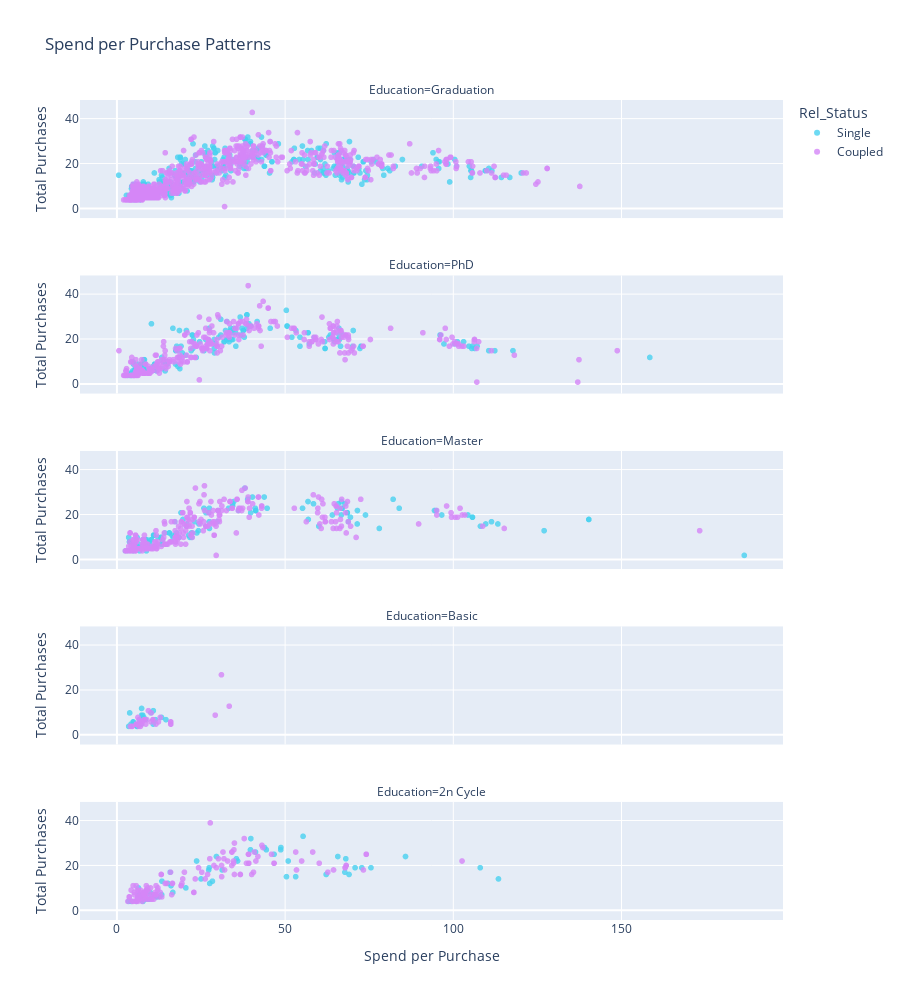

The notebook cell this image was saved under:
### Code cell
color_sequence = ['#48d1f0', '#d586f7']
fig = px.scatter(data_frame=df, x='SpendPerPurchase', y='TotalPurchases', color='Rel_Status', color_discrete_sequence=color_sequence, opacity=0.8, facet_col='Education', facet_col_wrap=1, height=1000,
                 labels={
                     'SpendPerPurchase': 'Spend per Purchase',
                     'TotalPurchases': 'Total Purchases'
                 }, title='Spend per Purchase Patterns')
fig.show()

### Figure 1 — Plotly figure (JSON) as saved in the notebook; plotly's stock layout.template omitted (floating-point values rounded to 4 significant figures; data arrays with more than 128 entries replaced by an {"elided": "..."} marker saying what was removed)
{"data": [{"hovertemplate": "Rel_Status=Single<br>Education=Graduation<br>Spend per Purchase=%{x}<br>Total Purchases=%{y}<extra></extra>", "legendgroup": "Single", "marker": {"color": "#48d1f0", "opacity": 0.8, "symbol": "circle"}, "mode": "markers", "name": "Single", "showlegend": true, "type": "scattergl", "x": {"elided": "402 float values"}, "xaxis": "x5", "y": {"elided": "402 int values"}, "yaxis": "y5"}, {"hovertemplate": "Rel_Status=Single<br>Education=PhD<br>Spend per Purchase=%{x}<br>Total Purchases=%{y}<extra></extra>", "legendgroup": "Single", "marker": {"color": "#48d1f0", "opacity": 0.8, "symbol": "circle"}, "mode": "markers", "name": "Single", "showlegend": false, "type": "scattergl", "x": {"elided": "175 float values"}, "xaxis": "x4", "y": {"elided": "175 int values"}, "yaxis": "y4"}, {"hovertemplate": "Rel_Status=Single<br>Education=Master<br>Spend per Purchase=%{x}<br>Total Purchases=%{y}<extra></extra>", "legendgroup": "Single", "marker": {"color": "#48d1f0", "opacity": 0.8, "symbol": "circle"}, "mode": "markers", "name": "Single", "showlegend": false, "type": "scattergl", "x": [20.67, 3.75, 10.83, 68.48, 6.4, 8.889, 27.48, 94.41, 3.25, 8.75, 17.24, 23.75, 9.143, 6, 41.27, 24.38, 65.57, 5.8, 10.91, 4.75, 27.47, 17.45, 8.429, 9, 60, 30.14, 94.95, 127, 8.444, 73.9, 17.75, 22.33, 22.17, 5.833, 56.81, 21.36, 105.7, 27.33, 13.44, 108.1, 15.58, 34.73, 44.65, 7.167, 24.23, 27.5, 33.22, 23.12, 2.5, 25.87, 43.79, 64.05, 19.61, 13.57, 14.25, 9, 10.22, 12.2, 26.4, 104.3, 105.7, 20.75, 3.75, 140.3, 113.2, 58.44, 41.27, 34.38, 8.444, 66.96, 186.5, 13.1, 71.44, 15.58, 5.833, 22.2, 41.27, 83.91, 26.48, 36.14, 66.96, 21.7, 34.4, 10.91, 10.91, 40.29, 13.14, 55.17, 140.3, 29.82, 66.7, 5, 11.17, 109.6, 69.42, 67.8, 7.667, 16.7, 9.5, 9.714, 13.1, 56.89, 5, 38.03, 14.71, 39.76, 41.13, 66.73, 6.75, 82.11, 10.22, 8.875, 19.05, 71.5, 96.55, 68.76, 18.5, 16.36, 78, 111.4, 65.76, 3.5, 6.429, 68.48, 38.85], "xaxis": "x3", "y": [15, 8, 6, 21, 5, 9, 23, 22, 4, 4, 17, 12, 7, 10, 22, 16, 23, 5, 11, 4, 17, 11, 7, 6, 15, 22, 22, 13, 9, 20, 12, 12, 12, 6, 26, 11, 19, 21, 9, 15, 12, 26, 23, 6, 13, 14, 23, 17, 4, 23, 28, 20, 18, 7, 12, 6, 9, 10, 15, 20, 19, 16, 8, 18, 16, 25, 22, 24, 9, 23, 2, 10, 16, 12, 6, 10, 22, 23, 21, 22, 23, 10, 25, 11, 11, 28, 7, 23, 18, 17, 20, 4, 6, 16, 19, 25, 9, 10, 8, 7, 10, 18, 7, 32, 7, 21, 23, 26, 4, 27, 9, 8, 21, 22, 20, 17, 10, 11, 14, 17, 25, 10, 7, 21, 27], "yaxis": "y3"}, {"hovertemplate": "Rel_Status=Single<br>Education=Basic<br>Spend per Purchase=%{x}<br>Total Purchases=%{y}<extra></extra>", "legendgroup": "Single", "marker": {"color": "#48d1f0", "opacity": 0.8, "symbol": "circle"}, "mode": "markers", "name": "Single", "showlegend": false, "type": "scattergl", "x": [4.833, 8.429, 3.5, 7.333, 11.43, 6, 7.333, 10.1, 4.2, 10.82, 6, 7.2, 8, 10.8, 3.8, 6.714, 14.57, 4.833, 7.667, 13.25], "xaxis": "x2", "y": [6, 7, 4, 9, 7, 4, 12, 10, 5, 11, 4, 5, 8, 5, 10, 7, 7, 6, 9, 8], "yaxis": "y2"}, {"hovertemplate": "Rel_Status=Single<br>Education=2n Cycle<br>Spend per Purchase=%{x}<br>Total Purchases=%{y}<extra></extra>", "legendgroup": "Single", "marker": {"color": "#48d1f0", "opacity": 0.8, "symbol": "circle"}, "mode": "markers", "name": "Single", "showlegend": false, "type": "scattergl", "x": [16.62, 39.81, 10.29, 4.25, 113.4, 6.4, 6.4, 9.875, 85.79, 20.5, 27.42, 7.714, 16.09, 6.6, 13.29, 67.76, 41.19, 65.67, 9.2, 70.79, 28.38, 15.17, 25, 108, 50.91, 62.19, 27.28, 5.75, 48.7, 8, 55.33, 50.4, 69, 46.72, 6.571, 39.7, 35.86, 72.79, 43.89, 53.13, 12, 35.52, 8.714, 7.6, 7.6, 15.82, 29.58, 12.67, 7.75, 31.28, 9.6, 6.857, 48.75, 3.5, 8.6, 11.67, 27.58, 13.38, 68.04, 44.41, 23.68, 75.53], "xaxis": "x", "y": [8, 32, 7, 4, 14, 5, 10, 8, 24, 10, 19, 7, 11, 5, 7, 17, 26, 24, 5, 19, 13, 12, 14, 19, 22, 16, 18, 4, 27, 7, 33, 15, 16, 25, 7, 27, 22, 19, 28, 15, 6, 23, 7, 5, 5, 17, 24, 6, 4, 18, 5, 7, 28, 4, 5, 6, 12, 13, 23, 27, 22, 19], "yaxis": "y"}, {"hovertemplate": "Rel_Status=Coupled<br>Education=Graduation<br>Spend per Purchase=%{x}<br>Total Purchases=%{y}<extra></extra>", "legendgroup": "Coupled", "marker": {"color": "#d586f7", "opacity": 0.8, "symbol": "circle"}, "mode": "markers", "name": "Coupled", "showlegend": true, "type": "scattergl", "x": {"elided": "713 float values"}, "xaxis": "x5", "y": {"elided": "713 int values"}, "yaxis": "y5"}, {"hovertemplate": "Rel_Status=Coupled<br>Education=PhD<br>Spend per Purchase=%{x}<br>Total Purchases=%{y}<extra></extra>", "legendgroup": "Coupled", "marker": {"color": "#d586f7", "opacity": 0.8, "symbol": "circle"}, "mode": "markers", "name": "Coupled", "showlegend": false, "type": "scattergl", "x": {"elided": "305 float values"}, "xaxis": "x4", "y": {"elided": "305 int values"}, "yaxis": "y4"}, {"hovertemplate": "Rel_Status=Coupled<br>Education=Master<br>Spend per Purchase=%{x}<br>Total Purchases=%{y}<extra></extra>", "legendgroup": "Coupled", "marker": {"color": "#d586f7", "opacity": 0.8, "symbol": "circle"}, "mode": "markers", "name": "Coupled", "showlegend": false, "type": "scattergl", "x": {"elided": "240 float values"}, "xaxis": "x3", "y": {"elided": "240 int values"}, "yaxis": "y3"}, {"hovertemplate": "Rel_Status=Coupled<br>Education=Basic<br>Spend per Purchase=%{x}<br>Total Purchases=%{y}<extra></extra>", "legendgroup": "Coupled", "marker": {"color": "#d586f7", "opacity": 0.8, "symbol": "circle"}, "mode": "markers", "name": "Coupled", "showlegend": false, "type": "scattergl", "x": [10.17, 5.8, 7.167, 16, 10.2, 4.5, 29.22, 7.5, 7.4, 12.33, 5.8, 4.5, 8.143, 6.4, 16, 4, 10.71, 33.38, 6.25, 8.857, 16, 11.6, 5.8, 9.364, 7, 7.167, 16, 31.07, 6.5, 10.71, 8.143, 12.88, 6.571, 8.6], "xaxis": "x2", "y": [6, 5, 6, 5, 10, 4, 9, 6, 5, 6, 5, 4, 7, 5, 6, 4, 7, 13, 8, 7, 6, 5, 5, 11, 4, 6, 5, 27, 4, 7, 7, 8, 7, 5], "yaxis": "y2"}, {"hovertemplate": "Rel_Status=Coupled<br>Education=2n Cycle<br>Spend per Purchase=%{x}<br>Total Purchases=%{y}<extra></extra>", "legendgroup": "Coupled", "marker": {"color": "#d586f7", "opacity": 0.8, "symbol": "circle"}, "mode": "markers", "name": "Coupled", "showlegend": false, "type": "scattergl", "x": {"elided": "136 float values"}, "xaxis": "x", "y": {"elided": "136 int values"}, "yaxis": "y"}], "layout": {"annotations": [{"font": {}, "showarrow": false, "text": "Education=2n Cycle", "x": 0.5, "xanchor": "center", "xref": "paper", "y": 0.144, "yanchor": "bottom", "yref": "paper"}, {"font": {}, "showarrow": false, "text": "Education=Basic", "x": 0.5, "xanchor": "center", "xref": "paper", "y": 0.358, "yanchor": "bottom", "yref": "paper"}, {"font": {}, "showarrow": false, "text": "Education=Master", "x": 0.5, "xanchor": "center", "xref": "paper", "y": 0.572, "yanchor": "bottom", "yref": "paper"}, {"font": {}, "showarrow": false, "text": "Education=PhD", "x": 0.5, "xanchor": "center", "xref": "paper", "y": 0.786, "yanchor": "bottom", "yref": "paper"}, {"font": {}, "showarrow": false, "text": "Education=Graduation", "x": 0.5, "xanchor": "center", "xref": "paper", "y": 1, "yanchor": "bottom", "yref": "paper"}], "height": 1000, "legend": {"title": {"text": "Rel_Status"}, "tracegroupgap": 0}, "title": {"text": "Spend per Purchase Patterns"}, "xaxis": {"anchor": "y", "domain": [0, 1], "title": {"text": "Spend per Purchase"}}, "xaxis2": {"anchor": "y2", "domain": [0, 1], "matches": "x", "showticklabels": false}, "xaxis3": {"anchor": "y3", "domain": [0, 1], "matches": "x", "showticklabels": false}, "xaxis4": {"anchor": "y4", "domain": [0, 1], "matches": "x", "showticklabels": false}, "xaxis5": {"anchor": "y5", "domain": [0, 1], "matches": "x", "showticklabels": false}, "yaxis": {"anchor": "x", "domain": [0, 0.144], "title": {"text": "Total Purchases"}}, "yaxis2": {"anchor": "x2", "domain": [0.214, 0.358], "matches": "y", "title": {"text": "Total Purchases"}}, "yaxis3": {"anchor": "x3", "domain": [0.428, 0.572], "matches": "y", "title": {"text": "Total Purchases"}}, "yaxis4": {"anchor": "x4", "domain": [0.642, 0.786], "matches": "y", "title": {"text": "Total Purchases"}}, "yaxis5": {"anchor": "x5", "domain": [0.856, 1], "matches": "y", "title": {"text": "Total Purchases"}}}}
